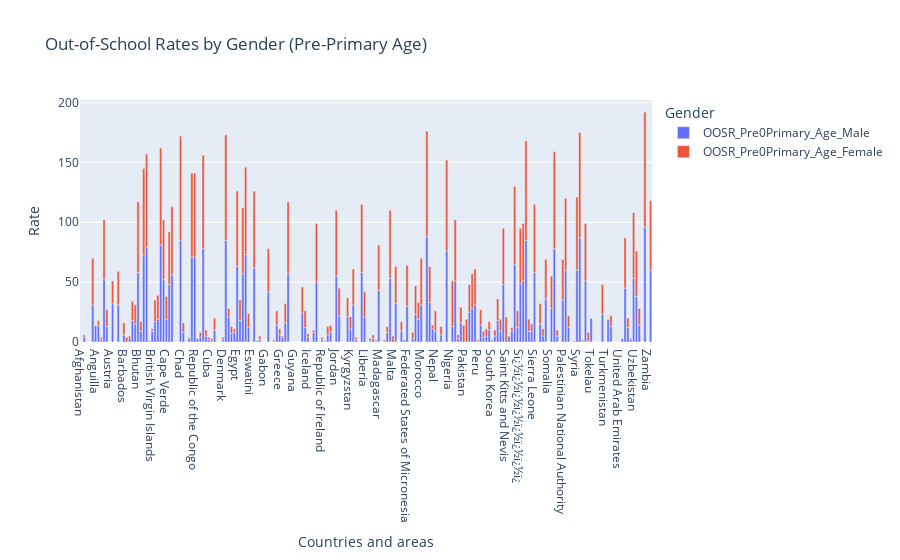
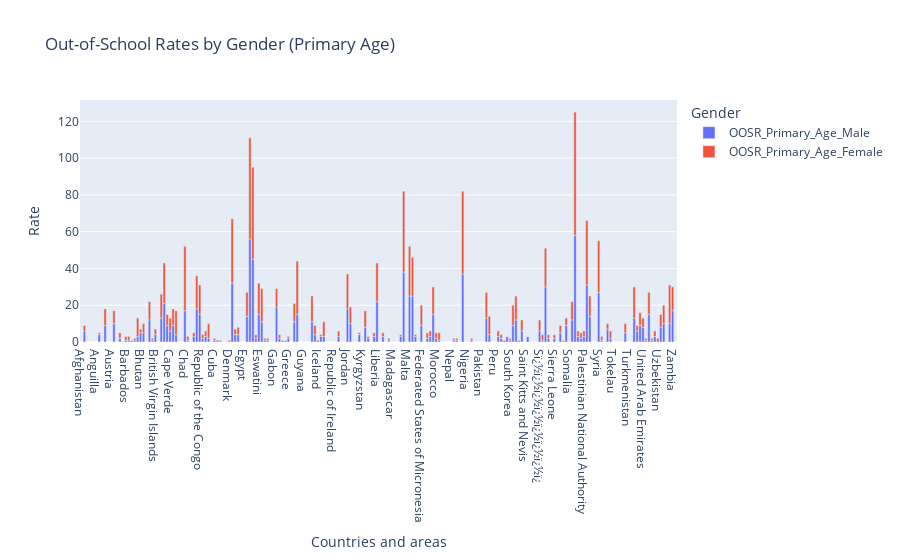
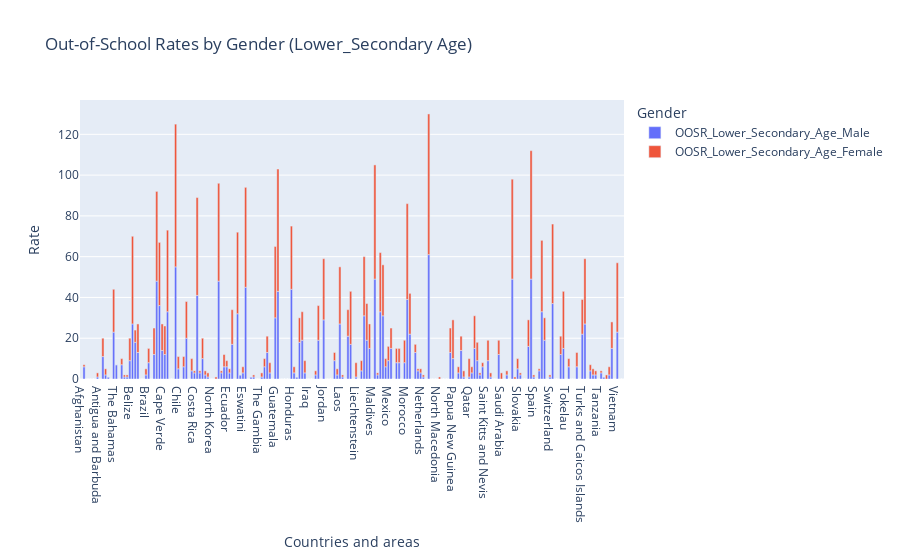
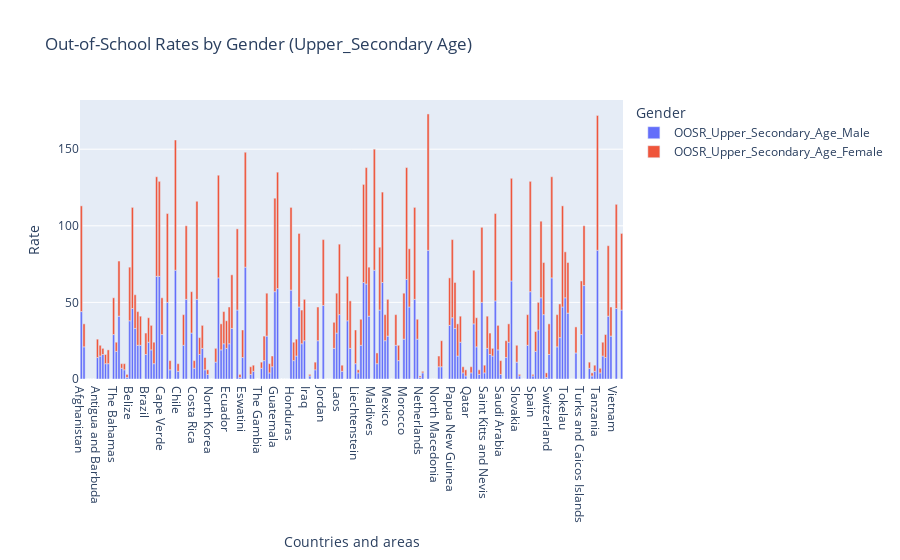

Write notebook code for charts like these, in order.
### Markdown cell above
### Global Education Analysis

### Code cell
# Task 2.1: Gender inequality in education data
fig_preprimarygender_inequality = px.bar(df, x='Countries and areas',
                               y=['OOSR_Pre0Primary_Age_Male', 'OOSR_Pre0Primary_Age_Female'],
                               title='Out-of-School Rates by Gender (Pre-Primary Age)',
                               labels={'value': 'Rate', 'variable': 'Gender'})
fig_preprimarygender_inequality.update_traces(hoverinfo='all', hovertemplate="Country: %{x}<br>Rate: %{y}")

fig_primarygender_inequality = px.bar(df, x='Countries and areas',
                               y=['OOSR_Primary_Age_Male', 'OOSR_Primary_Age_Female'],
                               title='Out-of-School Rates by Gender (Primary Age)',
                               labels={'value': 'Rate', 'variable': 'Gender'})
fig_primarygender_inequality.update_traces(hoverinfo='all', hovertemplate="Country: %{x}<br>Rate: %{y}")

fig_lowersecgender_inequality = px.bar(df, x='Countries and areas',
                               y=['OOSR_Lower_Secondary_Age_Male', 'OOSR_Lower_Secondary_Age_Female'],
                               title='Out-of-School Rates by Gender (Lower_Secondary Age)',
                               labels={'value': 'Rate', 'variable': 'Gender'})
fig_lowersecgender_inequality.update_traces(hoverinfo='all', hovertemplate="Country: %{x}<br>Rate: %{y}")

fig_uppersecgender_inequality = px.bar(df, x='Countries and areas',
                               y=['OOSR_Upper_Secondary_Age_Male', 'OOSR_Upper_Secondary_Age_Female'],
                               title='Out-of-School Rates by Gender (Upper_Secondary Age)',
                               labels={'value': 'Rate', 'variable': 'Gender'})
fig_uppersecgender_inequality.update_traces(hoverinfo='all', hovertemplate="Country: %{x}<br>Rate: %{y}")

# Task 2.2: Relationship between primary education gross enrollment rate and birth rate
fig_birthrate_education = px.scatter(df, x='Countries and areas', y='Birth_Rate',
                                     size='Birth_Rate', color='Gross_Primary_Education_Enrollment',
                                     title='Relationship Between Birth Rate and Primary Education Enrollment',
                                     hover_name='Countries and areas')
fig_birthrate_education.update_layout(hovermode='closest')

fig_preprimarygender_inequality.show()
fig_primarygender_inequality.show()
fig_lowersecgender_inequality.show()
fig_uppersecgender_inequality.show()
fig_birthrate_education.show()

### Figure 1 — Plotly figure (JSON) as saved in the notebook; plotly's stock layout.template omitted (floating-point values rounded to 4 significant figures; data arrays with more than 128 entries replaced by an {"elided": "..."} marker saying what was removed)
{"data": [{"alignmentgroup": "True", "hoverinfo": "all", "hovertemplate": "Country: %{x}<br>Rate: %{y}", "legendgroup": "OOSR_Pre0Primary_Age_Male", "marker": {"color": "#636efa", "pattern": {"shape": ""}}, "name": "OOSR_Pre0Primary_Age_Male", "offsetgroup": "OOSR_Pre0Primary_Age_Male", "orientation": "v", "showlegend": true, "textposition": "auto", "type": "bar", "x": {"elided": "202 str values"}, "xaxis": "x", "y": {"elided": "202 int values"}, "yaxis": "y"}, {"alignmentgroup": "True", "hoverinfo": "all", "hovertemplate": "Country: %{x}<br>Rate: %{y}", "legendgroup": "OOSR_Pre0Primary_Age_Female", "marker": {"color": "#EF553B", "pattern": {"shape": ""}}, "name": "OOSR_Pre0Primary_Age_Female", "offsetgroup": "OOSR_Pre0Primary_Age_Female", "orientation": "v", "showlegend": true, "textposition": "auto", "type": "bar", "x": {"elided": "202 str values"}, "xaxis": "x", "y": {"elided": "202 int values"}, "yaxis": "y"}], "layout": {"barmode": "relative", "legend": {"title": {"text": "Gender"}, "tracegroupgap": 0}, "title": {"text": "Out-of-School Rates by Gender (Pre-Primary Age)"}, "xaxis": {"anchor": "y", "domain": [0, 1], "title": {"text": "Countries and areas"}}, "yaxis": {"anchor": "x", "domain": [0, 1], "title": {"text": "Rate"}}}}

### Figure 2 — Plotly figure (JSON) as saved in the notebook; plotly's stock layout.template omitted (floating-point values rounded to 4 significant figures; data arrays with more than 128 entries replaced by an {"elided": "..."} marker saying what was removed)
{"data": [{"alignmentgroup": "True", "hoverinfo": "all", "hovertemplate": "Country: %{x}<br>Rate: %{y}", "legendgroup": "OOSR_Primary_Age_Male", "marker": {"color": "#636efa", "pattern": {"shape": ""}}, "name": "OOSR_Primary_Age_Male", "offsetgroup": "OOSR_Primary_Age_Male", "orientation": "v", "showlegend": true, "textposition": "auto", "type": "bar", "x": {"elided": "202 str values"}, "xaxis": "x", "y": {"elided": "202 int values"}, "yaxis": "y"}, {"alignmentgroup": "True", "hoverinfo": "all", "hovertemplate": "Country: %{x}<br>Rate: %{y}", "legendgroup": "OOSR_Primary_Age_Female", "marker": {"color": "#EF553B", "pattern": {"shape": ""}}, "name": "OOSR_Primary_Age_Female", "offsetgroup": "OOSR_Primary_Age_Female", "orientation": "v", "showlegend": true, "textposition": "auto", "type": "bar", "x": {"elided": "202 str values"}, "xaxis": "x", "y": {"elided": "202 int values"}, "yaxis": "y"}], "layout": {"barmode": "relative", "legend": {"title": {"text": "Gender"}, "tracegroupgap": 0}, "title": {"text": "Out-of-School Rates by Gender (Primary Age)"}, "xaxis": {"anchor": "y", "domain": [0, 1], "title": {"text": "Countries and areas"}}, "yaxis": {"anchor": "x", "domain": [0, 1], "title": {"text": "Rate"}}}}

### Figure 3 — Plotly figure (JSON) as saved in the notebook; plotly's stock layout.template omitted (floating-point values rounded to 4 significant figures; data arrays with more than 128 entries replaced by an {"elided": "..."} marker saying what was removed)
{"data": [{"alignmentgroup": "True", "hoverinfo": "all", "hovertemplate": "Country: %{x}<br>Rate: %{y}", "legendgroup": "OOSR_Lower_Secondary_Age_Male", "marker": {"color": "#636efa", "pattern": {"shape": ""}}, "name": "OOSR_Lower_Secondary_Age_Male", "offsetgroup": "OOSR_Lower_Secondary_Age_Male", "orientation": "v", "showlegend": true, "textposition": "auto", "type": "bar", "x": {"elided": "202 str values"}, "xaxis": "x", "y": {"elided": "202 int values"}, "yaxis": "y"}, {"alignmentgroup": "True", "hoverinfo": "all", "hovertemplate": "Country: %{x}<br>Rate: %{y}", "legendgroup": "OOSR_Lower_Secondary_Age_Female", "marker": {"color": "#EF553B", "pattern": {"shape": ""}}, "name": "OOSR_Lower_Secondary_Age_Female", "offsetgroup": "OOSR_Lower_Secondary_Age_Female", "orientation": "v", "showlegend": true, "textposition": "auto", "type": "bar", "x": {"elided": "202 str values"}, "xaxis": "x", "y": {"elided": "202 int values"}, "yaxis": "y"}], "layout": {"barmode": "relative", "legend": {"title": {"text": "Gender"}, "tracegroupgap": 0}, "title": {"text": "Out-of-School Rates by Gender (Lower_Secondary Age)"}, "xaxis": {"anchor": "y", "domain": [0, 1], "title": {"text": "Countries and areas"}}, "yaxis": {"anchor": "x", "domain": [0, 1], "title": {"text": "Rate"}}}}

### Figure 4 — Plotly figure (JSON) as saved in the notebook; plotly's stock layout.template omitted (floating-point values rounded to 4 significant figures; data arrays with more than 128 entries replaced by an {"elided": "..."} marker saying what was removed)
{"data": [{"alignmentgroup": "True", "hoverinfo": "all", "hovertemplate": "Country: %{x}<br>Rate: %{y}", "legendgroup": "OOSR_Upper_Secondary_Age_Male", "marker": {"color": "#636efa", "pattern": {"shape": ""}}, "name": "OOSR_Upper_Secondary_Age_Male", "offsetgroup": "OOSR_Upper_Secondary_Age_Male", "orientation": "v", "showlegend": true, "textposition": "auto", "type": "bar", "x": {"elided": "202 str values"}, "xaxis": "x", "y": {"elided": "202 int values"}, "yaxis": "y"}, {"alignmentgroup": "True", "hoverinfo": "all", "hovertemplate": "Country: %{x}<br>Rate: %{y}", "legendgroup": "OOSR_Upper_Secondary_Age_Female", "marker": {"color": "#EF553B", "pattern": {"shape": ""}}, "name": "OOSR_Upper_Secondary_Age_Female", "offsetgroup": "OOSR_Upper_Secondary_Age_Female", "orientation": "v", "showlegend": true, "textposition": "auto", "type": "bar", "x": {"elided": "202 str values"}, "xaxis": "x", "y": {"elided": "202 int values"}, "yaxis": "y"}], "layout": {"barmode": "relative", "legend": {"title": {"text": "Gender"}, "tracegroupgap": 0}, "title": {"text": "Out-of-School Rates by Gender (Upper_Secondary Age)"}, "xaxis": {"anchor": "y", "domain": [0, 1], "title": {"text": "Countries and areas"}}, "yaxis": {"anchor": "x", "domain": [0, 1], "title": {"text": "Rate"}}}}
